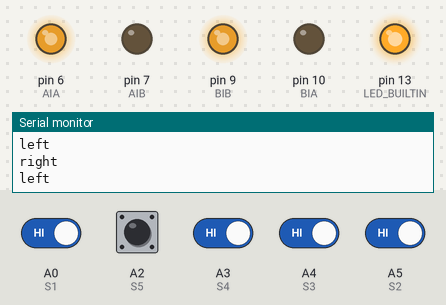
This sketch was run on a simulated Arduino Uno, built with avr-gcc and run on an emulated ATmega328P. Parts: output pins drawn as LEDs (lit = HIGH), the last lines printed to the serial monitor. The inputs (shaded band) are chosen by the test bench; at power-on: A0 (S1), A2 (S5), A3 (S4), A4 (S3), A5 (S2) HIGH.

Above: at 4.2 s.
4.3 s: A0 (S1) driven LOW
At 5.0 s:
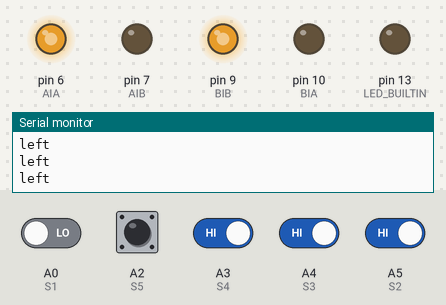
5.9 s: A4 (S3) driven LOW
At 6.9 s:
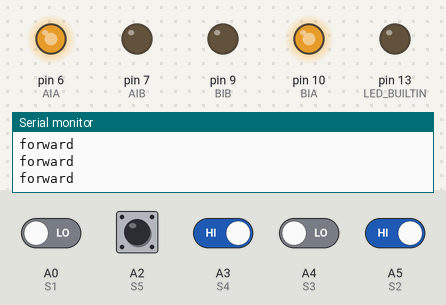
7.4 s: A4 (S3) driven HIGH
At 8.2 s:
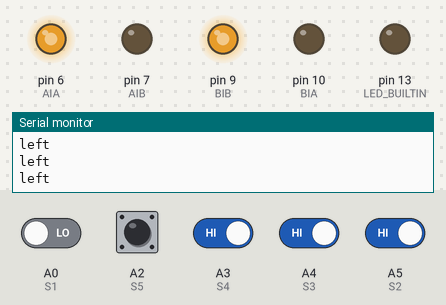
8.9 s: A0 (S1) driven HIGH
At 10.59 s:
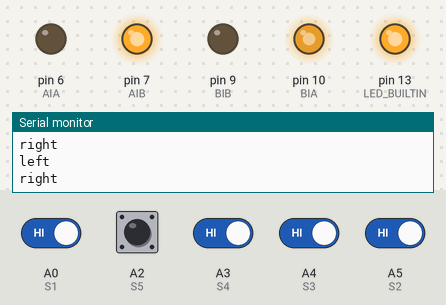
11.9 s: A3 (S4) driven LOW
At 13.6 s:
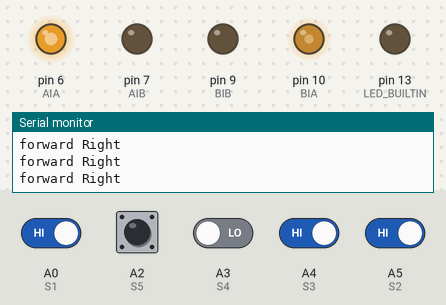
14.9 s: A5 (S2) driven LOW
At 16.2 s:
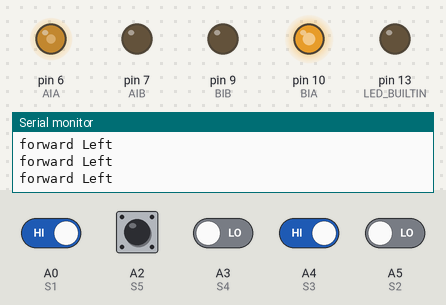
Timing chart, 0 to 17.4 s (numbered marks = the images above; inputs shaded):
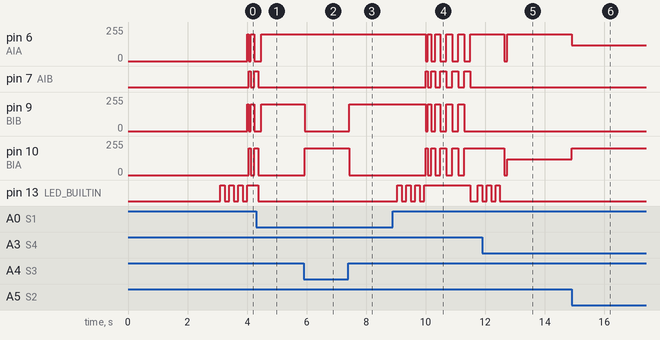

Measured:
- after the input at 4.3 s, pin 7 (AIB): goes on until 4.4 s, then stays LOW; pin 10 (BIA): goes on until 4.4 s, then stays 0/255
- after the input at 5.9 s, pin 9 (BIB): 200/255 → 0/255 at once; pin 10 (BIA): 0/255 → 200/255 at once
- after the input at 7.4 s, pin 9 (BIB): 0/255 → 200/255 at once; pin 10 (BIA): 200/255 → 0/255 at once
- after the input at 8.9 s, pin 6 (AIA): goes 0/255 0.08 s, 200/255 0.11 s, 0/255 0.14 s, 3 × (200/255 0.17 s, 0/255 0.20 s), then 200/255, starting after 1.1 s; pin 7 (AIB): goes HIGH 0.08 s, LOW 0.11 s, HIGH 0.14 s, 3 × (LOW 0.17 s, HIGH 0.20 s), then LOW, starting after 1.1 s
- after the input at 11.9 s, pin 7 (AIB): stops changing and stays LOW; pin 9 (BIB): stops changing and stays 0/255; pin 13 (LED_BUILTIN): goes on until 12.5 s, then stays LOW
- after the input at 14.9 s, pin 6 (AIA): 200/255 → 120/255 at once; pin 10 (BIA): 120/255 → 200/255 at once

The sketch:

line-follower.ino
```cpp
// PINES DE PUENTE H
const int AIA = 6;   // PWM motor A (antes 8 no-PWM)
const int AIB = 7;   // dirección motor A (digital)
const int BIA = 10;  // PWM motor B
const int BIB = 9;   // dirección motor B (digital)
byte SPEED = 200;
int8_t LAST_TURN = 0;  // -1 = izquierda, 0 = recto, 1 = derecha

// PINES DE MODULO DE SEGUIDOR DE LINEA
// Cuando hay una deteccion, cambia a LOW, default: HIGH
const int S1 = A0;  // Extremo izquierdo
const int S2 = A5;  // Izquierda
const int S3 = A4;  // Centro
const int S4 = A3;  // Derecha
const int S5 = A2;  // Extremo derecho
// const int CLP = A1;  // Choque, no se usara
// const int NEAR = A0; // Sensor de proximidad, no se usara

enum State {
  STOPPED,
  SEARCHING,
  FOLLOWING_LINE
};
State CURRENT_STATE = STOPPED;
unsigned long WAIT_FOR_START = 3000;  // tiempo de inicio para esperar 3s antes del primer movimiento

int NO_LINE_COUNT = 0;            // contador de lecturas sin línea
const int NO_LINE_THRESHOLD = 3;  // umbral de iteraciones sin línea antes de buscar

/**
 * @brief Configuración inicial del robot.
 *
 * Configura pines, comunicación serial y espera antes de iniciar.
 */
void setup() {
  hBridge();
  serial();
  lineFollower();

  softStop();
  delay(WAIT_FOR_START);  // esperar antes de iniciar
  CURRENT_STATE = FOLLOWING_LINE;
}

/**
 * @brief Bucle principal. Lee los sensores y decide la maniobra.
 *
 * Lectura: 1 = blanco (sin línea), 0 = negro (línea).
 * Prioriza centro, luego correcciones leves, giros fuertes y búsqueda.
 */
void loop() {
  int s1 = digitalRead(S1);
  int s2 = digitalRead(S2);
  int s3 = digitalRead(S3);
  int s4 = digitalRead(S4);
  int s5 = digitalRead(S5);

  // convertir a detección de linea (true = negro)
  bool d1 = (s1 == 0);
  bool d2 = (s2 == 0);
  bool d3 = (s3 == 0);
  bool d4 = (s4 == 0);
  bool d5 = (s5 == 0);

  // actualizar estado
  updateCurrentState(d1, d2, d3, d4, d5);

  switch (CURRENT_STATE) {
    case FOLLOWING_LINE:
      // Prioridad: centro -> leve ajuste -> giro fuerte -> búsqueda
      if (d3 && !d2 && !d4) {
        forward();  // línea en el centro: seguir recto
        LAST_TURN = 0;
      } else if (d2 || d1) {
        // línea hacia la izquierda
        if (d2 && !d1) {
          forwardLeft();  // leve corrección izquierda
        } else {
          left();  // fuerte corrección / giro en sitio
        }
        LAST_TURN = -1;
      } else if (d4 || d5) {
        // línea hacia la derecha
        if (d4 && !d5) {
          forwardRight();  // leve corrección derecha
        } else {
          right();  // fuerte corrección / giro en sitio
        }
        LAST_TURN = 1;
      } else {
        // no detecta ahora pero aún no llegó al umbral -> mantener último giro o parar suave
        if (LAST_TURN == -1) {
          left();
        } else if (LAST_TURN == 1) {
          right();
        } else {
          softStop();
        }
      }
      break;

    case SEARCHING:
      searching();
      break;
  }

  delay(50);  // controlamos la velocidad del lazo
}

/* ================================  SETUPS ================================ */

/**
 * @brief Configura los pines del puente H como salidas.
 *
 * No tiene parámetros ni valor de retorno. Debe llamarse en setup().
 */
void hBridge() {
  pinMode(AIA, OUTPUT);  // fijar los pines como salidas
  pinMode(AIB, OUTPUT);
  pinMode(BIA, OUTPUT);
  pinMode(BIB, OUTPUT);
}

/**
 * @brief Inicializa la comunicación serial para depuración.
 *
 * Configura Serial a 9600 baudios e imprime un mensaje inicial.
 */
void serial() {
  Serial.begin(9600);  // Inicia la comunicación a 9600 baudios
  Serial.println("Hola, consola serial!");
}

/**
 * @brief Configura los pines del módulo seguidor de línea como entradas.
 *
 * Activa los 5 pines del sensor. No retorna valor.
 */
void lineFollower() {
  pinMode(S1, INPUT);
  pinMode(S2, INPUT);
  pinMode(S3, INPUT);
  pinMode(S4, INPUT);
  pinMode(S5, INPUT);
  // pinMode(CLP, INPUT);
  // pinMode(NEAR, INPUT);

  // digitalWrite(S1, LOW);
  // digitalWrite(S2, LOW);
  // digitalWrite(S3, LOW);
  // digitalWrite(S4, LOW);
  // digitalWrite(S5, LOW);

  // configurar LED integrado para indicación de búsqueda
  pinMode(LED_BUILTIN, OUTPUT);
  digitalWrite(LED_BUILTIN, LOW);
}

/* ================================  LINE FOLLOWER ================================ */

/**
 * @brief Rutina de búsqueda cuando la línea se pierde.
 *
 * Estrategia:
 *  - Alterna giros a izquierda/derecha con tiempo incremental.
 *  - Comprueba todos los sensores en cada iteración (LOW = línea).
 *  - Limita el número de intentos para evitar bloqueos indefinidos.
 *  - Avanza ligeramente al encontrar la línea para estabilizar el seguimiento.
 */
void searching() {
  Serial.println("searching...");
  CURRENT_STATE = SEARCHING;  // indicar explícitamente estado de búsqueda

  // parpadeo 3 veces antes de iniciar la búsqueda
  for (int i = 0; i < 3; i++) {
    digitalWrite(LED_BUILTIN, HIGH);
    delay(150);
    digitalWrite(LED_BUILTIN, LOW);
    delay(150);
  }

  // indicador encendido durante la búsqueda
  digitalWrite(LED_BUILTIN, HIGH);

  int movingTime = 50;  // comenzar más rápido
  bool izquierda = true;
  int attempts = 0;

  while (attempts < 10) {  // límite de intentos en lugar de tiempo
    // verificar todos los sensores, no solo el centro
    if (digitalRead(S1) == LOW || digitalRead(S2) == LOW || digitalRead(S3) == LOW || digitalRead(S4) == LOW || digitalRead(S5) == LOW) {
      Serial.println("línea encontrada!");
      digitalWrite(LED_BUILTIN, LOW);
      softStop();
      LAST_TURN = 0;
      NO_LINE_COUNT = 0;               // reset contador al encontrar la línea
      CURRENT_STATE = FOLLOWING_LINE;  // volver a seguir la línea
      delay(50);
      return;
    }

    if (izquierda) {
      left();
    } else {
      right();
    }

    delay(movingTime);
    izquierda = !izquierda;
    movingTime = min(movingTime + 30, 200);  // incremento gradual
    attempts++;
  }

  // apagar indicador si no encuentra y continuar
  digitalWrite(LED_BUILTIN, LOW);
  forward();
  delay(200);

  // al terminar búsqueda volver a intentar seguir línea
  CURRENT_STATE = FOLLOWING_LINE;
}

/**
 * @brief Actualiza CURRENT_STATE según las lecturas de los sensores.
 *
 * Si cualquiera detecta línea -> FOLLOWING_LINE.
 * Si ninguna detecta línea de forma sostenida (NO_LINE_THRESHOLD) -> SEARCHING.
 */
void updateCurrentState(bool d1, bool d2, bool d3, bool d4, bool d5) {
  if (d1 || d2 || d3 || d4 || d5) {
    NO_LINE_COUNT = 0;
    CURRENT_STATE = FOLLOWING_LINE;
  } else {
    NO_LINE_COUNT++;
    if (NO_LINE_COUNT >= NO_LINE_THRESHOLD) {
      CURRENT_STATE = SEARCHING;
    }
  }
}

/* ================================  MOVEMENT ================================ */

/**
 * @brief Mueve el robot hacia atrás a la velocidad configurada.
 *
 * Usa PWM según SPEED para invertir ambos motores.
 */
void backward() {
  Serial.println("backward");

  analogWrite(AIA, 0);
  analogWrite(AIB, SPEED);
  analogWrite(BIA, 0);
  analogWrite(BIB, SPEED);
}

/**
 * @brief Mueve el robot hacia adelante a la velocidad configurada.
 *
 * Activa ambos motores hacia adelante con el valor SPEED.
 */
void forward() {
  Serial.println("forward");

  analogWrite(AIA, SPEED);
  analogWrite(AIB, 0);
  analogWrite(BIA, SPEED);
  analogWrite(BIB, 0);
}

/**
 * @brief Giro en sitio hacia la izquierda.
 *
 * Un motor hacia adelante y el otro en sentido inverso para rotar.
 */
void left() {
  Serial.println("left");

  analogWrite(AIA, SPEED);
  analogWrite(AIB, 0);
  analogWrite(BIA, 0);
  analogWrite(BIB, SPEED);
}

/**
 * @brief Giro en sitio hacia la derecha.
 *
 * Rotacion a la derecha.
 */
void right() {
  Serial.println("right");

  analogWrite(AIA, 0);
  analogWrite(AIB, SPEED);
  analogWrite(BIA, SPEED);
  analogWrite(BIB, 0);
}

/**
 * @brief Parada suave (motores en flotación / 0).
 *
 * Desactiva las salidas para dejar los motores libres.
 */
void softStop() {
  Serial.println("soft stop");

  digitalWrite(AIA, LOW);
  digitalWrite(AIB, LOW);

  digitalWrite(BIB, LOW);
  digitalWrite(BIA, LOW);
}

/**
 * @brief Parada dura (freno activo según puente H).
 *
 * Activa ambas salidas para frenar los motores bruscamente.
 */
void hardStop() {
  Serial.println("hard stop");

  digitalWrite(AIA, HIGH);
  digitalWrite(AIB, HIGH);

  digitalWrite(BIB, HIGH);
  digitalWrite(BIA, HIGH);
}

/**
 * @brief Avanza curvando ligeramente a la izquierda.
 *
 * Reduce la velocidad del motor izquierdo para generar la curva.
 */
void forwardLeft() {
  Serial.println("forward Left");

  // reduce velocidad del motor izquierdo para curvar suavemente a la izquierda
  uint8_t slow = max(40, SPEED * 60 / 100);  // 60% de SPEED, mínimo 40
  analogWrite(AIA, slow);
  analogWrite(AIB, 0);
  analogWrite(BIA, SPEED);
  analogWrite(BIB, 0);
}

/**
 * @brief Avanza curvando ligeramente a la derecha.
 *
 * Reduce la velocidad del motor derecho para generar la curva.
 */
void forwardRight() {
  Serial.println("forward Right");

  // reduce velocidad del motor derecho para curvar suavemente a la derecha
  uint8_t slow = max(40, SPEED * 60 / 100);
  analogWrite(AIA, SPEED);
  analogWrite(AIB, 0);
  analogWrite(BIA, slow);
  analogWrite(BIB, 0);
}

/* ================================  TESTING ================================ */

/**
 * @brief Secuencia para probar movimientos básicos.
 *
 * Ejecuta una serie de comandos de movimiento con pausas para ver el comportamiento.
 */
void testMovement() {
  forward();
  delay(5000);
  softStop();
  delay(1000);

  backward();
  delay(5000);
  softStop();
  delay(1000);

  left();
  delay(5000);
  softStop();
  delay(1000);

  right();
  delay(5000);
  softStop();
  delay(1000);
}

/**
 * @brief Imprime el estado de los sensores del seguidor de línea.
 *
 * Muestra por serial el valor lógico de cada pin de sensor.
 */
void testLineFollowerSensor() {
  Serial.print("S1: " + String(digitalRead(S1)));
  Serial.print(", S2: " + String(digitalRead(S2)));
  Serial.print(", S3: " + String(digitalRead(S3)));
  Serial.print(", S4: " + String(digitalRead(S4)));
  Serial.print(", S5: " + String(digitalRead(S5)));
  // Serial.print(", CLP: " + String(digitalRead(CLP)));
  // Serial.print(", NEAR: " + String(digitalRead(NEAR)));
  Serial.println();
  delay(1000);
}
```
